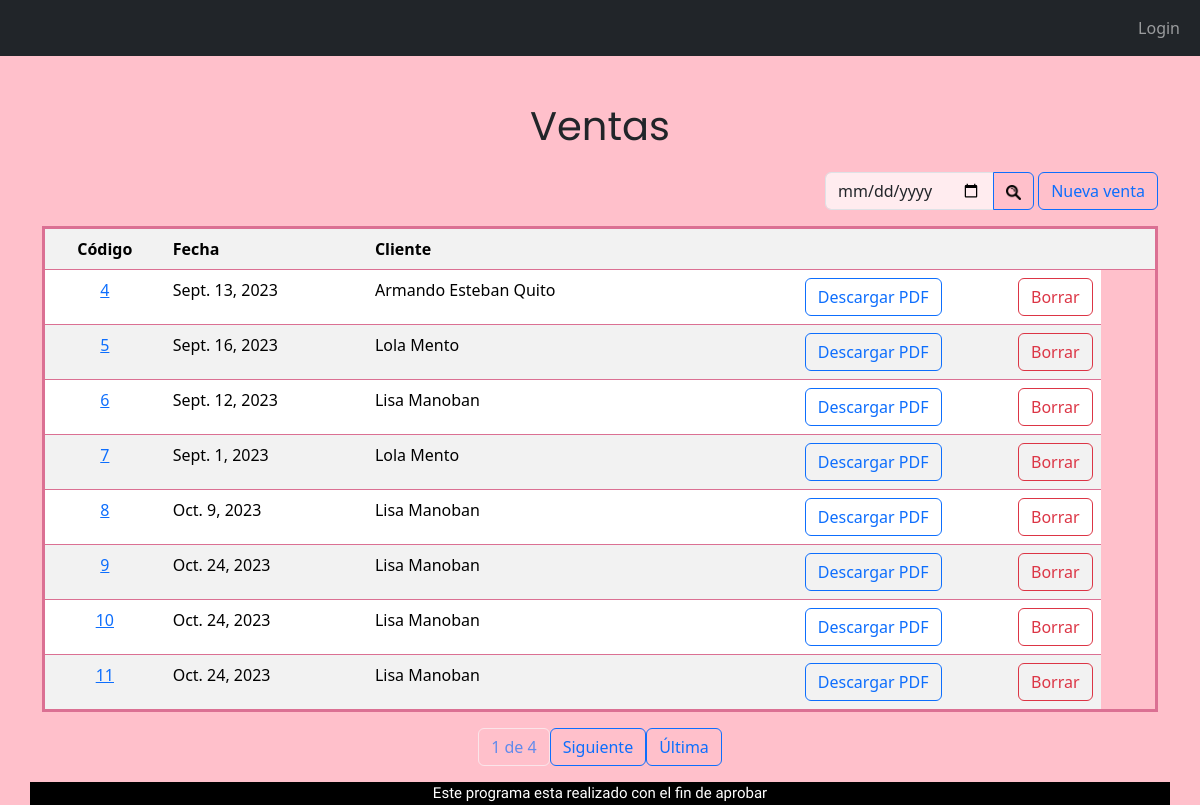
The app's page /tablaVentas/ with its own data.
### appRieVictoria/models.py (models this page shows)
class Ventas(models.Model):
    idEmpleado = models.ForeignKey(Empleados, on_delete=models.CASCADE,verbose_name="Empleado")
    idClientes = models.ForeignKey(Clientes, on_delete=models.CASCADE,verbose_name="Cliente")
    fecha = models.DateField(help_text="Fecha de venta",verbose_name="Fecha")
    articulos = models.ManyToManyField("Articulos" ,related_name='ventas_productos', through="ventaProd")
    tipoFactura =models.ForeignKey("tipoFactura", on_delete=models.CASCADE, default=1, verbose_name="Tipo de Factura")

class Clientes (models.Model):
    nombre = models.CharField(max_length=100, help_text= 'Nombre del cliente')
    direccion = models.CharField(max_length=100, help_text='Direccion del proveedor')
    DNI = models.PositiveBigIntegerField(help_text='Dni del cliente')
    telefono = models.PositiveBigIntegerField(help_text='Telefono del cliente')
    empleados = models.ManyToManyField("Empleados" ,related_name='clientes_relacionados', through="Ventas")
    def __str__(self) -> str:
        return str(self.nombre)

### appRieVictoria/views.py (the view)
# urls.py: path('tablaVentas/', views.TablaVentas.as_view(), name='Ventas'),
class TablaVentas(ListView):
    model = Ventas
    template_name = 'tablaVentas.html'
    context_object_name = 'Ventas'
    paginate_by = 8
    def get_queryset(self):
        query = self.request.GET.get('q', '')
        if not query:
            ventas = Ventas.objects.all()
        else:
            ventas = Ventas.objects.filter(fecha=query)
        return ventas
    def get_context_data(self, **kwargs):
        context = super().get_context_data(**kwargs)
        query = self.request.GET.get('q', '')
        context['query'] = query
        return context

### proyectoRieVictoria/templates/tablaVentas.html (shortened to what this page needs)
{% extends "base.html" %}
{% block content %}
<div class="nombreTablas">
    <p >Ventas</p>
</div>
<div class="row">
    <div class="col d-flex justify-content-end  mb-3">
        <form method="GET">
            <div class="input-group">
                <input type="date" class="form-control inputApagado" name="q" value="{{ query }}" placeholder="Fecha...">
                <button class="btn btn-outline-primary" type="submit"><img src="/static/img/search.png" alt="Lupa de búsqueda" width="15" height="15"></button>
            </div>
        </form>
    <a class="btn btn-outline-primary " href="/ventas/VentasNuevo{{ p.id}}">Nueva venta</a></td>
    </div>
</div>
<table style="border-style: solid; border-color: palevioletred;" class="table table-striped">
            <tr>
                <th class="centrado">Código</th>
                <th >Fecha</th>
                <th>Cliente</th>
                <th></th>
                <th></th>
                <th></th>
                <th></th>
            </tr>
            {% for p in Ventas %}
                <tr>
                    <td class="centrado"><a href="/ventas/VentasModif/{{ p.id }}">{{ p.id }}</a></td>
                    <td>{{p.fecha}}</td>
                    <td>{{p.idClientes}}</td>
                    <td>
                        <div class="d-flex justify-content-end ">
                            <a class="btn btn-outline-primary" href="/ventas/VentasPDF/{{ p.id }}">Descargar PDF</a>
                        </div>
                    </td>
                    <td>
                        <div class="d-flex justify-content-end ">
                            <a class="btn btn-outline-danger" href="/ventas/VentasBorrar/{{ p.id }}">Borrar</a>
                        </div>
                    </td>
                </tr>
                {% endfor %}
        </table>
        <div class="pagination justify-content-center">
            <span class="current-page btn btn-outline-light disabled text-primary mb-3">
                {{ page_obj.number }} de {{ page_obj.paginator.num_pages }}
            </span>
            {% if page_obj.has_next %}
                <a class="btn btn-outline-primary mb-3" href="?page={{ page_obj.next_page_number }}">
                    Siguiente
                </a>
                <a class="btn btn-outline-primary mb-3" href="?page={{ page_obj.paginator.num_pages }}">
                    Última
                </a>
            {% endif %}
        </div>
{% endblock %}

### proyectoRieVictoria/static/estilos.css (style rules this page uses)
body { background-color: pink; }
.nombreTablas { font-family: 'Poppins', sans-serif; text-align: center; font-size: 40px; margin-top: 40px; }
.centrado { text-align: center; }
.inputApagado { background-color: RGBA(255,255,255,0.7); }

### records on screen
Ventas: id "4", fecha "Sept. 13, 2023", idClientes "Armando Esteban Quito"
Ventas: id "5", fecha "Sept. 16, 2023", idClientes "Lola Mento"
Ventas: id "6", fecha "Sept. 12, 2023", idClientes "Lisa Manoban"
Ventas: id "7", fecha "Sept. 1, 2023", idClientes "Lola Mento"
Ventas: id "8", fecha "Oct. 9, 2023", idClientes "Lisa Manoban"
Ventas: id "9", fecha "Oct. 24, 2023", idClientes "Lisa Manoban"
Ventas: id "10", fecha "Oct. 24, 2023", idClientes "Lisa Manoban"
Ventas: id "11", fecha "Oct. 24, 2023", idClientes "Lisa Manoban"

### other values on screen
{{ page_obj.number }} "1"
{{ page_obj.paginator.num_pages }} "4"
